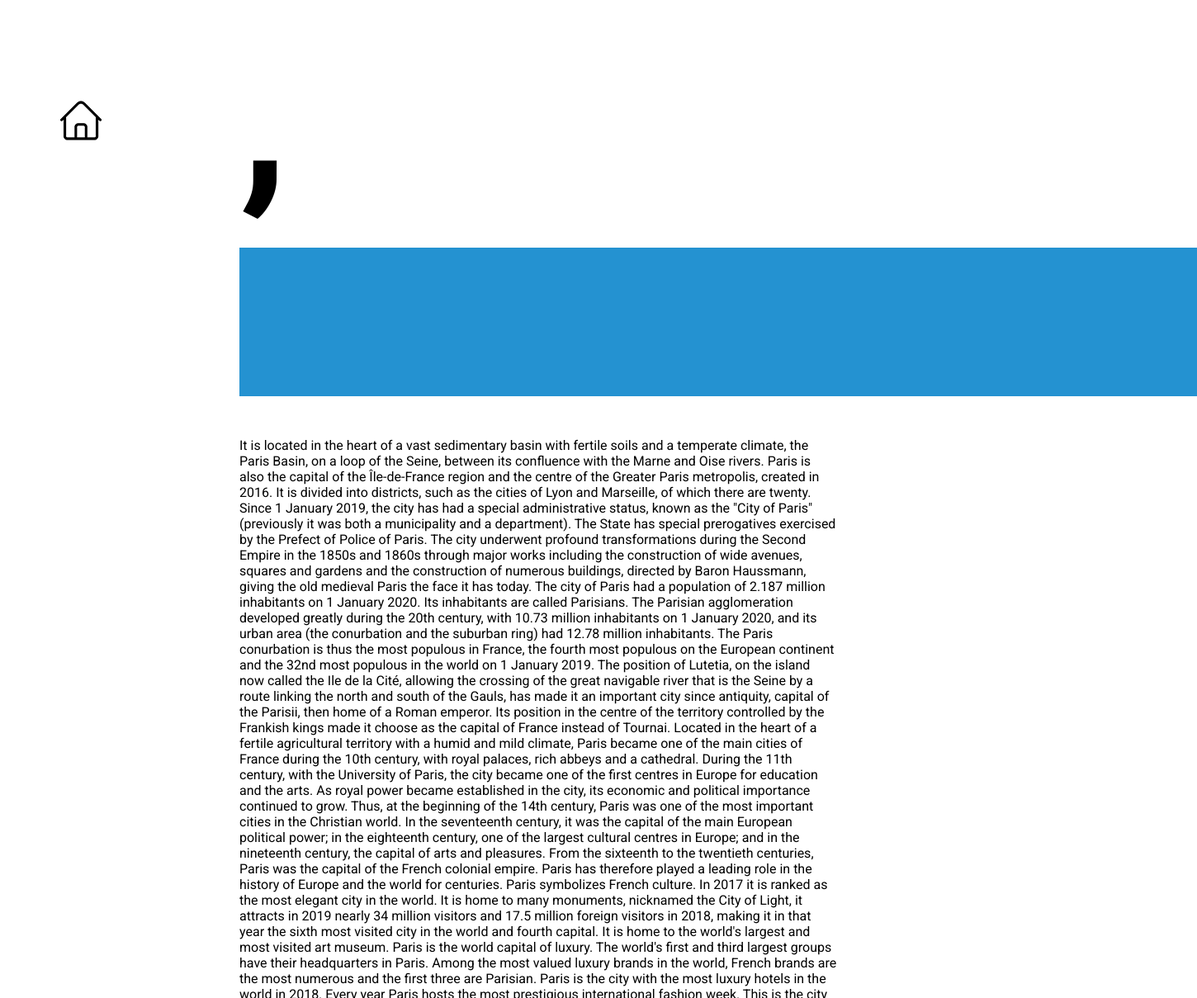
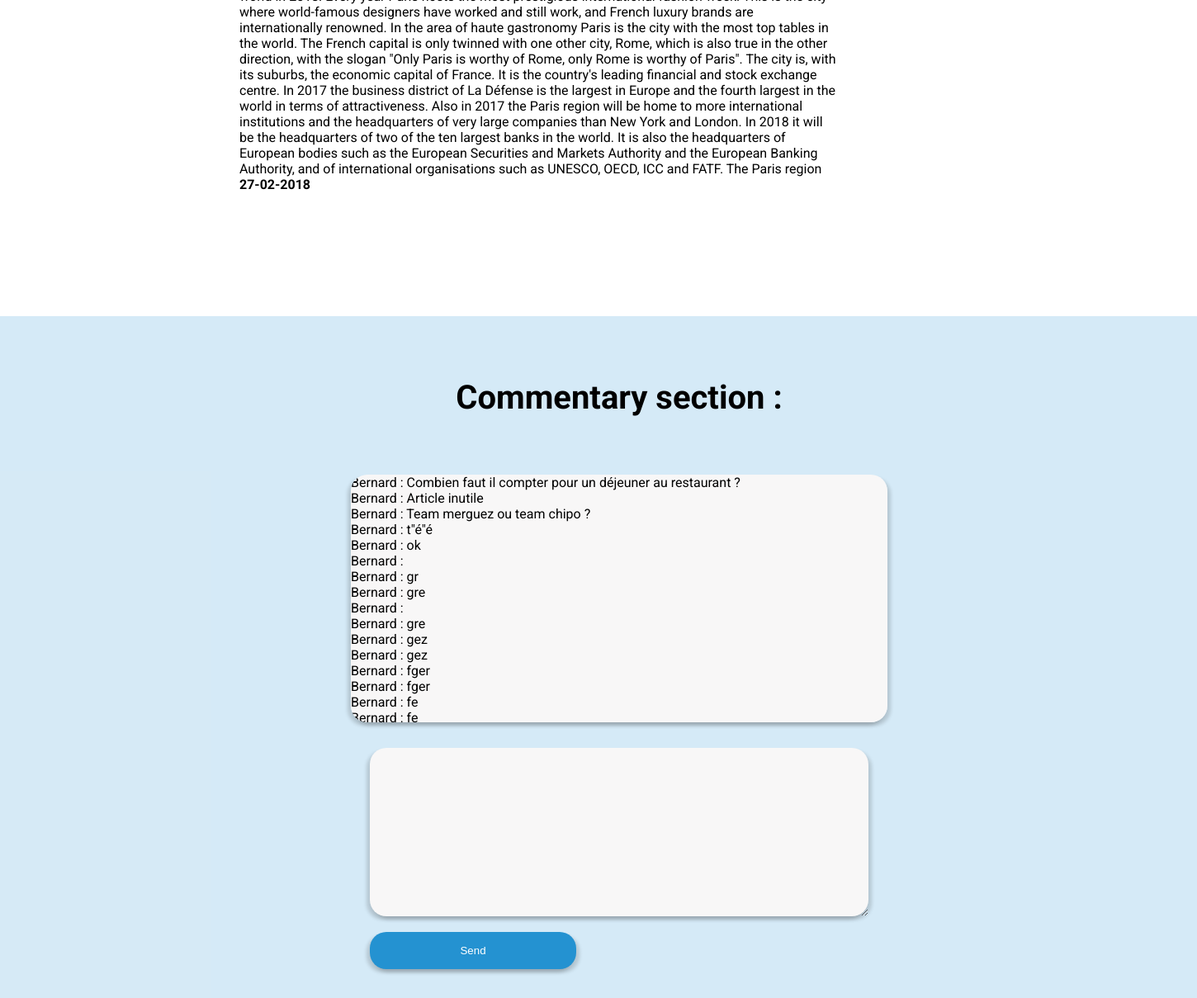
The app's page /articles.php?id=1 with its own data (2 pictures, top to bottom).
### tables this page shows
CREATE TABLE `articles` (
  `id` int(11) NOT NULL,
  `title` varchar(255) NOT NULL,
  `text` text NOT NULL,
  `date` int(11) NOT NULL
);

CREATE TABLE `users` (
  `id` int(11) NOT NULL,
  `login` varchar(50) NOT NULL,
  `password` varchar(255) NOT NULL,
  `age` tinyint(4) NOT NULL,
  `gender` enum('female','male','other') NOT NULL
);

### includes/config.php (called while the page is built, shortened)
<?php
    $timeStamp = new DateTime();

### articles.php (the view, shortened to what this page needs)
<?php
    include './includes/config.php';
    $title = $_GET['article'];
    $id = $_GET['id'];
    $targetArticle = $pdo->query('SELECT * FROM articles WHERE id = '.$id.' ');
    $article = $targetArticle->fetchAll();
    $queryComments = $pdo->query('SELECT text, user_id FROM comments WHERE id_article = '.$id.'');
    $commentsArticle = $queryComments->fetchAll();
    $commentValue = '';
    $commentUserTab = [];
    foreach ($commentsArticle as $key => $comment)
            {
                $commentText = $comment->text;
                $commentUser = $comment->user_id;
                $queryUsers = $pdo->query('SELECT login, id FROM users WHERE id = '.$commentUser.'');
                $users = $queryUsers->fetch();
                $users = $users->login;
                $commentUserTab[] = ["username" => "$users", "text" => "$commentText"];
            }
?>
<!DOCTYPE html>
<html lang="en">
<head>
    <link rel="stylesheet" href="./style.css">
</head>
<body>
    <header class="page-article">
        <h2><?= $title ?>,</h2>
    </header>
    <div class="back-home">
        <a href="./index.php"><img src="images/home.png" alt="login"></a>
    </div>
    <div class="block-horizon">
    </div>
    <?php
            foreach ($article as $key => $section)
            {
                $setDateOnArticle = $section->date;
                $timeStamp->setTimestamp($setDateOnArticle);
                $date = $timeStamp->format('d-m-Y');
                $text = $section->text;
                echo '<section> '.$text.' <span> '.$date.' </span></section>';
            }
        ?>
    <section class="section-commentary">
        <span> Commentary section :</span>
        <div class="commentary">
            <?php
                    foreach ($commentUserTab as $key => $comment)
                    {
                        $commentText = $comment["text"];
                        echo '<div> '.$users.' : '.$commentText.' </div>';
                    }
            ?>
        </div>
        <form action="#" method="post">
                <fieldset>
                    <textarea  id="comment" cols="30" rows="10" name="sendcomment" id="lastcomment" value ="<?= $commentValue ?>"></textarea>
                </fieldset>
                <fieldset>
                    <input type="submit" name="submitcomment" value="Send">
                </fieldset>
            </form>
    </section>
</body>
</html>

### style.css (style rules this page uses)
body { font-family: 'Roboto', sans-serif; overflow-x: hidden; padding: 0; margin: 0; }
html { padding: 0; margin: 0; }
input[type=submit] { width: 250px; height: 45px; color: white; background: rgb(36, 146, 209); border: none; box-shadow: 4px 4px 4px rgba(0, 0, 0, 0.15), -4px 4px 4px rgba(0, 0, 0, 0.15); border-radius: 20px; outline: none; }
fieldset { border:0; }
.back-home img { position: absolute; top: 5%; left: 5%; }
.page-article { height: 300px; width: 100%; }
.page-article h2 { display: inline; font-size: 15em; margin-left: 20%; }
section { margin-left: 20%; width: 50%; margin-bottom: 150px; }
section span { font-weight: bold; }
.block-horizon { margin-left: 20%; margin-bottom: 50px; width: 100%; height: 180px; background: rgb(36, 146, 209); }
.section-commentary { display: flex; justify-content: center; flex-direction: column; align-items: center; width: 100%; margin: 0; background: #2492d130; padding: 25px; }
.section-commentary span { font-size: 2.5em; margin-bottom: 20px; padding: 50px; }
.section-commentary .commentary { width: 650px; height: 300px; background: #F8F7F7; border: none; box-shadow: 4px 4px 4px rgba(0, 0, 0, 0.15), -4px 4px 4px rgba(0, 0, 0, 0.15); border-radius: 20px; overflow: auto; margin-bottom: 25px; }
textarea { width: 600px; height: 200px; background: #F8F7F7; border: none; box-shadow: 4px 4px 4px rgba(0, 0, 0, 0.15), -4px 4px 4px rgba(0, 0, 0, 0.15); border-radius: 20px; overflow: auto; outline: none; }

### records on screen
articles: text "It is located in the heart of a vast sedimentary basin with fertile soils and a temperate climate, the Paris Basin, on a loop of the Seine, between its confluence with the Marne and Oise rivers. Paris is also the capital of the Île-de-France region and the centre of the Greater Paris metropolis, created in 2016. It is divided into districts, such as the cities of Lyon and Marseille, of which there are twenty. Since 1 January 2019, the city has had a special administrative status, known as the \"City of Paris\" (previously it was both a municipality and a department). The State has special prerogatives exercised by the Prefect of Police of Paris. The city underwent profound transformations…", date "27-02-2018"
users: login "Bernard"

### other values on screen
$commentText "Combien faut il compter pour un déjeuner au restaurant ?"
$commentText "Article inutile"
$commentText "Team merguez ou team chipo ?"
$commentText "t\"é\"é"
$commentText "ok"
$commentText "gr"
$commentText "gre"
$commentText "gez"
$commentText "fger"
$commentText "fe"
